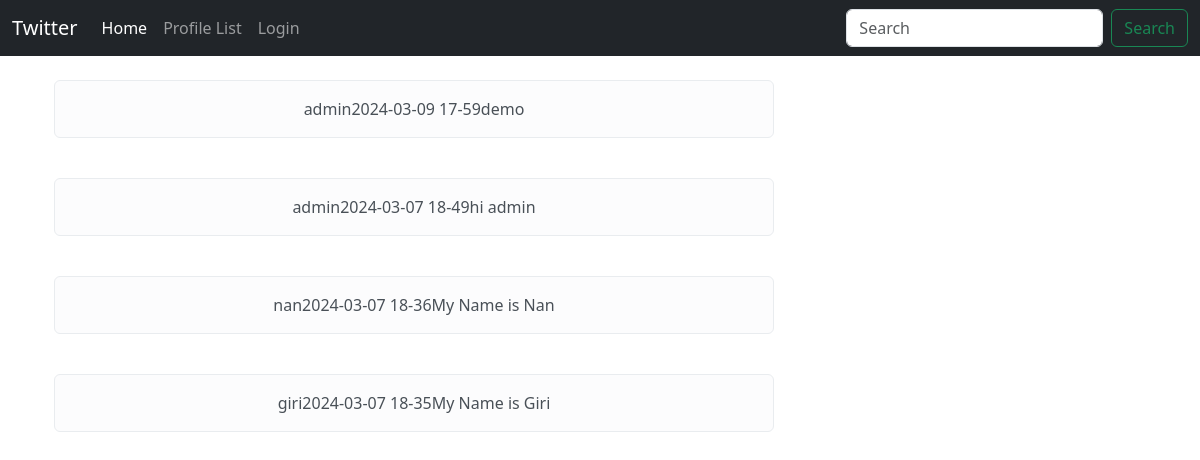
The page / on the database its author committed.
### social/models.py (models this page shows)
class Meep(models.Model):
    user = models.ForeignKey(User, on_delete=models.DO_NOTHING, related_name="meeps")
    body = models.CharField(max_length=200)
    created_at = models.DateTimeField(auto_now_add=True)
    def __str__(self):
        return(f"{self.user.username}"
               f"{self.created_at:%Y-%m-%d %H-%M}"
               f"{self.body}")

### social/views.py (the view)
# urls.py: path('', views.home, name="home"),
def home(request):
    if request.user.is_authenticated:
        form = MeepForm(request.POST or None )
        if request.method == "POST":
            if form.is_valid():
                meep = form.save(commit=False)
                meep.user = request.user
                meep.save()
                messages.success(request,("Your Meep is Saved"))
                return redirect('home')
        meeps=Meep.objects.all().order_by("-created_at")
        context={"meeps": meeps, "form":form}
        return render(request, 'home.html', context)
    else:
        meeps=Meep.objects.all().order_by("-created_at")
        context={"meeps": meeps}
        return render(request, 'home.html', context)

### social/templates/home.html (shortened to what this page needs)
{%extends 'base.html'%}
{%block content%}
<br>
    <div class="container text-center">
        <div class="row">
            <div class="col-8">
                {% if meeps %}
                    {% for meep in meeps  %}
                        <div class="alert alert-light" role="alert">
                            {{meep}}
                        </div><br>
                    {% endfor %}
                {% endif %}
            </div>
            <div class="col-4">
            </div>
        </div>
    </div>
{%endblock%}

### rows shown on the page
Meep: user+created_at+body "admin2024-03-09 17-59demo"
Meep: user+created_at+body "admin2024-03-07 18-49hi admin"
Meep: user+created_at+body "nan2024-03-07 18-36My Name is Nan"
Meep: user+created_at+body "giri2024-03-07 18-35My Name is Giri"
